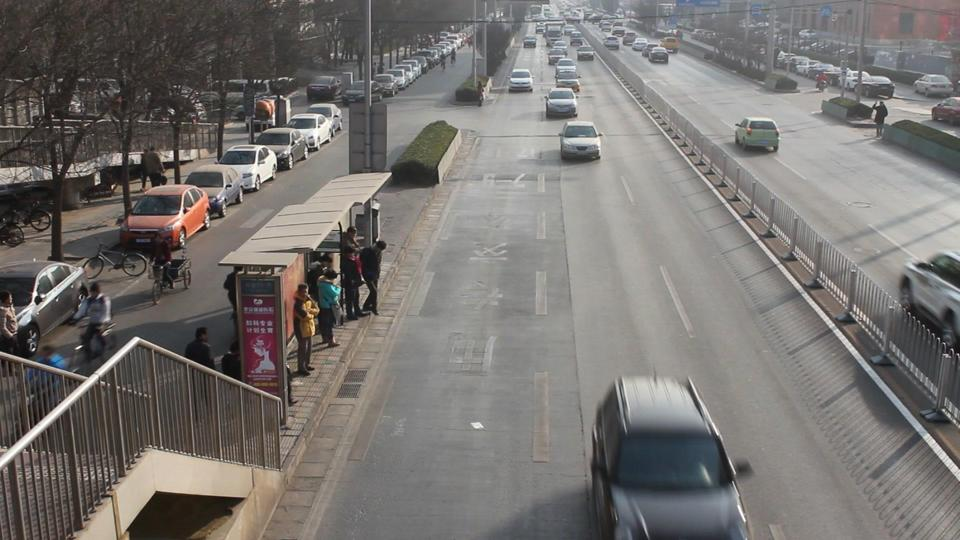
#> input picture src/filters/img00001.jpg, 960 x 540 px
$ python -i image_utils.py   (imports and definitions only)
#> lines starting #> are read from the running program, lines starting #| are printed output that depends on the picture; after the words box and inside, x2 and y2 are one past the last pixel; in counts of white or black regions, pixels touching at a corner belong together
#> further down, picture is the input picture: shape (540, 960, 3); mean B, G, R 112.6, 115.6, 119
import numpy as np
import cv2
from enum import Enum, unique


@unique
class DistanceMetric(Enum):
    ABSOLUTE_DIFFERENCE = "absolute_difference"
    MSE_DIFFERENCE = "mse_difference"


def convert_to_grayscale(frame):
    """
    Function  to convert a frame to grayscale

    :param frame: frame to be converted to grayscale
    :return frame after converting to grayscale
    """
    return cv2.cvtColor(frame, cv2.COLOR_BGR2GRAY)
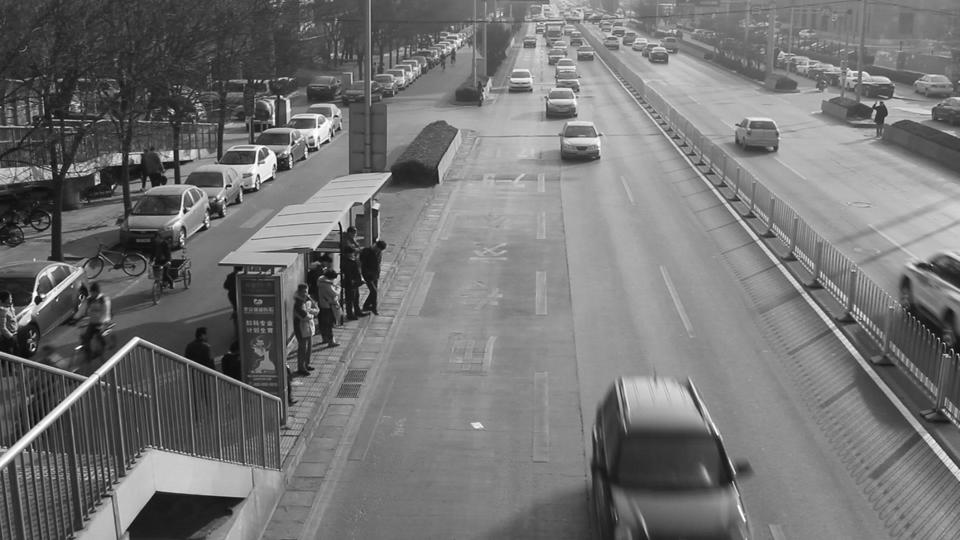
#> returned value: shape (540, 960); min 0, max 255, mean 116.3


def absolute_difference(curr_frame, prev_frame):
    """
    Function to find the absolute difference between two frames.
    Takes the sum of pixel wise difference.
    :param curr_frame: the current frame to be processed from the batch
    :param prev_frame: the previous frame that was not skipped
    """
    curr_frame_grayscale = convert_to_grayscale(curr_frame)
    prev_frame_grayscale = convert_to_grayscale(prev_frame)
    frame_diff = cv2.absdiff(curr_frame_grayscale, prev_frame_grayscale)
    return frame_diff.sum()


def mse_difference(curr_frame, prev_frame):
    """
    Function to find the mean squared error difference between two frames.
    :param curr_frame: the current frame to be processed from the batch
    :param prev_frame: the previous frame that was not skipped
    """
    curr_frame_gray = convert_to_grayscale(curr_frame)
    prev_frame_gray = convert_to_grayscale(prev_frame)
    total_pixels = curr_frame_gray.shape[0] * curr_frame_gray.shape[1]
    frame_diff = curr_frame_gray.astype('float') - prev_frame_gray
    mse_diff = np.sum(frame_diff**2) / float(total_pixels)
    return mse_diff


def mask_background(frame, dim=21, threshold1=10, threshold2=200,
                    iterations=10, color=(0.0, 0.0, 0.0)):
    """
    Function that removes background from frame to help compare only
    foreground objects.
    :param frame: the current frame for which background needs to be masked
    :param dim: dimensions for Gaussian Blur
    :param threshold1, threshold2: the threshold values passed to the Canny
            function of cv2 to detect edges
    :param iterations: defines the number of times dilation and erosion on
            need to be applied on images
    :param color: defines the color of the background pixels.
                  Default color = Black
    :return masked_image: blackened out background for the passed frame
    """

    gray = convert_to_grayscale(frame)

    # Detect edges
    image_edges = cv2.Canny(gray, threshold1, threshold2)
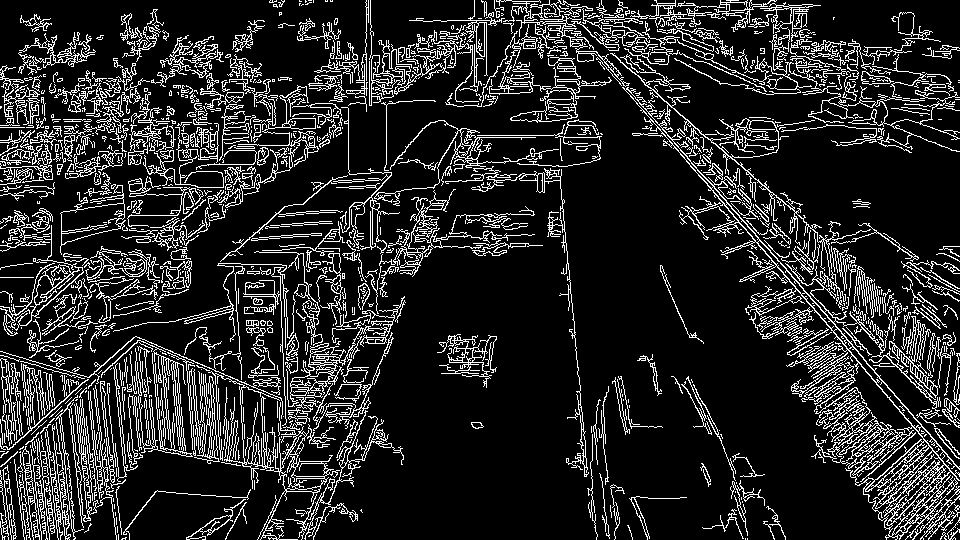
#> image_edges: shape (540, 960); 15.2% white in thin lines or dots
    image_edges = cv2.dilate(image_edges, None)
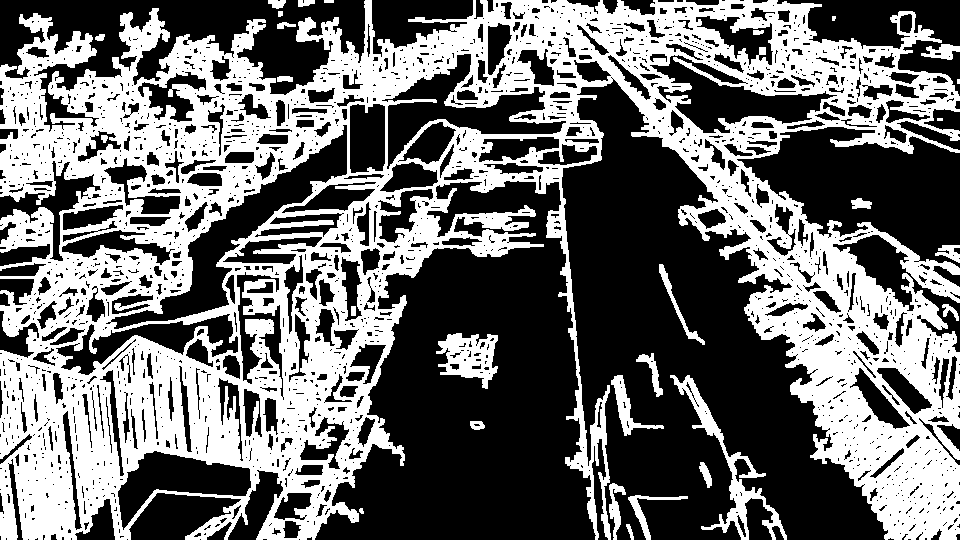
#> image_edges: shape (540, 960); 42.6% white; 29 white regions (3 under 20 px), largest, box (x1, y1, x2, y2) and area: (0, 0, 960, 540) 211697, (670, 375, 787, 540) 2781, (436, 333, 498, 389) 1952
    image_edges = cv2.erode(image_edges, None)
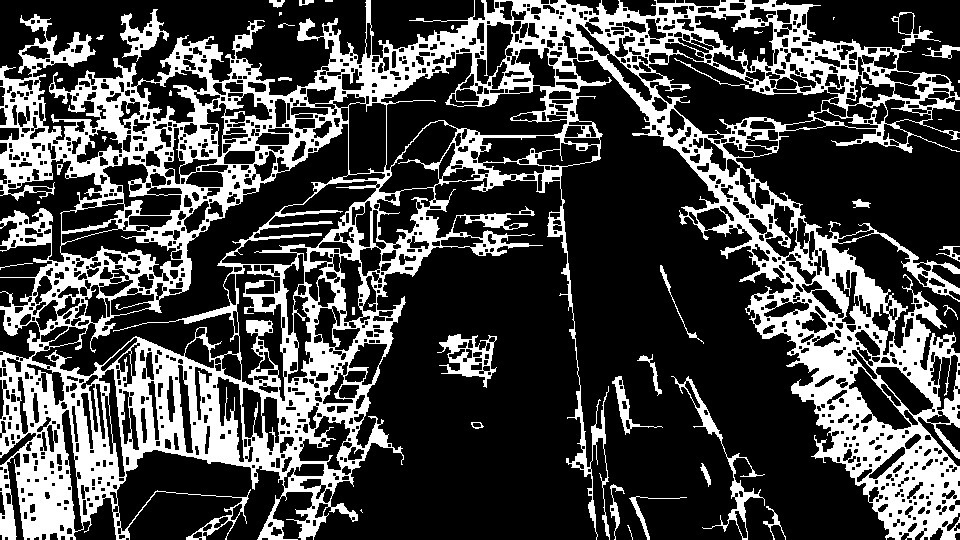
#> image_edges: shape (540, 960); 28.1% white; 38 white regions (12 under 20 px)

    contours_list = []
    contours, _ = cv2.findContours(
        image_edges, cv2.RETR_LIST, cv2.CHAIN_APPROX_NONE)
#> contours = 1551 contours, 504 with area under 20; largest, box (x1, y1, x2, y2) and area: (0, 0, 960, 540) 275368, (31, 123, 349, 377) 14842, (380, 52, 568, 171) 7600, (648, 53, 839, 135) 7077, (221, 180, 378, 266) 4815

    """
    If image has no contours, return image as it is
    """
    if len(contours) == 0:
        return frame

    for c in contours:
        contours_list.append((c, cv2.isContourConvex(c), cv2.contourArea(c),))
#> after the loop, contours_list = 1551 items

    """
    Get biggest contour
    """
    contours_list.sort(key=(lambda c: c[2]), reverse=True)
    max_contour = contours_list[0]
#> max_contour = 3 items, first 3: contour of 14171 points, box (x1, y1, x2, y2) (0, 0, 960, 540), area 275368, False, 275368.5

    """
    Create empty black mask.
    Draw polygon corresponding to largest contour and fill with gray
    """
    background_mask = np.zeros(image_edges.shape)
    cv2.fillConvexPoly(background_mask, max_contour[0], (255))
#> background_mask: shape (540, 960) float64; 81.1% white; 67 black regions (39 under 20 px), largest, box (x1, y1, x2, y2) and area: (0, 0, 366, 140) 34720, (371, 0, 960, 97) 34126, (736, 151, 960, 269) 16691

    """
    Mask smoothening and blurring
    """
    background_mask = cv2.dilate(background_mask, None, iterations=iterations)
#> background_mask: shape (540, 960) float64; 93.3% white; 12 black regions (1 under 20 px), largest, box (x1, y1, x2, y2) and area: (764, 161, 960, 253) 10395, (0, 0, 356, 80) 9440, (439, 11, 797, 48) 9357
    background_mask = cv2.erode(background_mask, None, iterations=iterations)
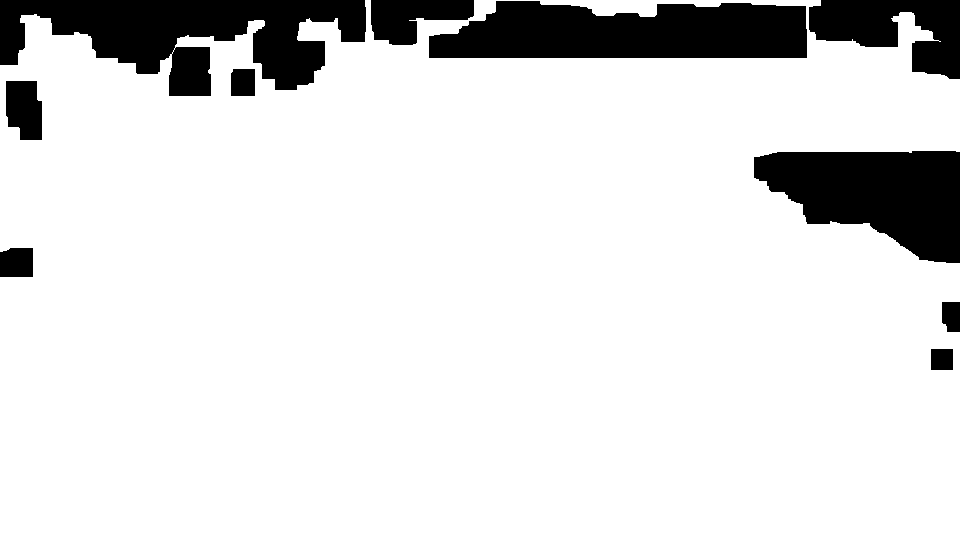
#> background_mask: shape (540, 960) float64; 86.9% white; 10 black regions, largest, box (x1, y1, x2, y2) and area: (0, 0, 366, 96) 19853, (429, 1, 807, 58) 18057, (754, 151, 960, 263) 15545
    background_mask = cv2.GaussianBlur(background_mask, (dim, dim), 0)
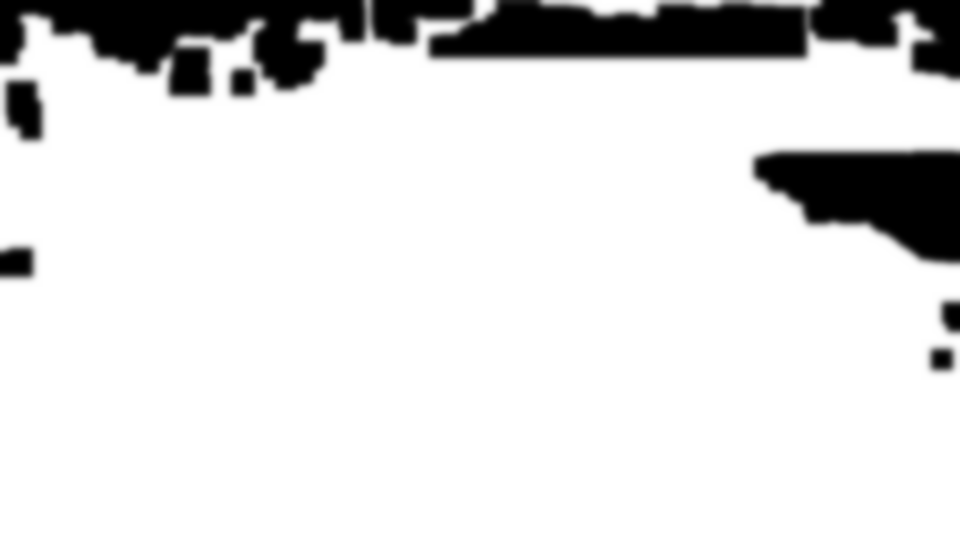
#> background_mask: shape (540, 960) float64; min 0, max 255, mean 221.5; drawn with min black and max white
    stacked_mask = np.dstack(3 * [background_mask])

    frame = frame / 255.0
    stacked_mask = stacked_mask / 255.0

    masked_image = (stacked_mask * frame) + ((1 - stacked_mask) * color)
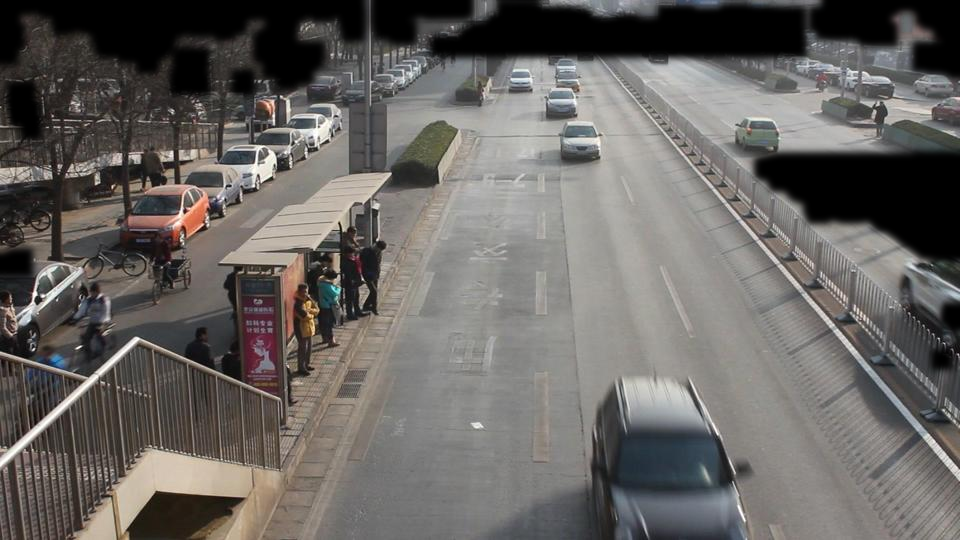
#> masked_image: shape (540, 960, 3) float64; mean of channels 0, 1, 2 0.383, 0.395, 0.407; drawn as B, G, R
    masked_image = (masked_image * 255).astype('uint8')

    return masked_image

>>> import cv2
>>> picture = cv2.imread('../filters/img00001.jpg')
>>> result = mask_background(picture)
